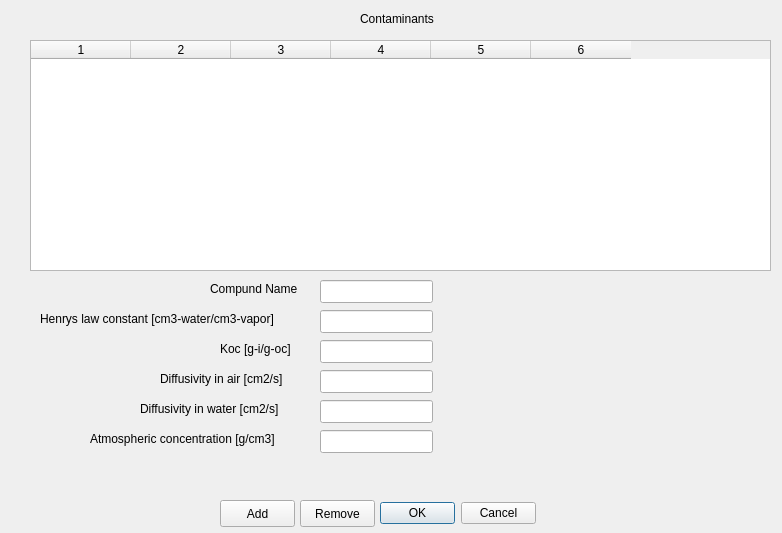
<ui version="4.0" >
 <class>ContaminantDialog</class>
 <widget class="QDialog" name="ContaminantDialog" >
  <property name="geometry" >
   <rect>
    <x>0</x>
    <y>0</y>
    <width>782</width>
    <height>533</height>
   </rect>
  </property>
  <property name="windowTitle" >
   <string>Contaminants</string>
  </property>
  <widget class="QPushButton" name="removeButton" >
   <property name="geometry" >
    <rect>
     <x>300</x>
     <y>500</y>
     <width>75</width>
     <height>27</height>
    </rect>
   </property>
   <property name="text" >
    <string>Remove</string>
   </property>
  </widget>
  <widget class="QPushButton" name="addButton" >
   <property name="geometry" >
    <rect>
     <x>220</x>
     <y>500</y>
     <width>75</width>
     <height>27</height>
    </rect>
   </property>
   <property name="text" >
    <string>Add</string>
   </property>
  </widget>
  <widget class="QTableWidget" name="_contaminantTable" >
   <property name="geometry" >
    <rect>
     <x>30</x>
     <y>40</y>
     <width>741</width>
     <height>231</height>
    </rect>
   </property>
   <property name="rowCount" >
    <number>0</number>
   </property>
   <property name="columnCount" >
    <number>6</number>
   </property>
   <column/>
   <column/>
   <column/>
   <column/>
   <column/>
   <column/>
  </widget>
  <widget class="QLineEdit" name="_name" >
   <property name="geometry" >
    <rect>
     <x>320</x>
     <y>280</y>
     <width>113</width>
     <height>23</height>
    </rect>
   </property>
  </widget>
  <widget class="QLabel" name="label" >
   <property name="geometry" >
    <rect>
     <x>210</x>
     <y>280</y>
     <width>91</width>
     <height>18</height>
    </rect>
   </property>
   <property name="text" >
    <string>Compund Name</string>
   </property>
  </widget>
  <widget class="QLabel" name="label_2" >
   <property name="geometry" >
    <rect>
     <x>360</x>
     <y>10</y>
     <width>151</width>
     <height>18</height>
    </rect>
   </property>
   <property name="text" >
    <string>Contaminants</string>
   </property>
  </widget>
  <widget class="QLineEdit" name="_hlaw" >
   <property name="geometry" >
    <rect>
     <x>320</x>
     <y>310</y>
     <width>113</width>
     <height>23</height>
    </rect>
   </property>
  </widget>
  <widget class="QLabel" name="label_3" >
   <property name="geometry" >
    <rect>
     <x>40</x>
     <y>310</y>
     <width>257</width>
     <height>18</height>
    </rect>
   </property>
   <property name="text" >
    <string>Henrys law constant [cm3-water/cm3-vapor]</string>
   </property>
  </widget>
  <widget class="QLabel" name="label_4" >
   <property name="geometry" >
    <rect>
     <x>220</x>
     <y>340</y>
     <width>79</width>
     <height>18</height>
    </rect>
   </property>
   <property name="text" >
    <string>Koc [g-i/g-oc]</string>
   </property>
  </widget>
  <widget class="QLineEdit" name="_koc" >
   <property name="geometry" >
    <rect>
     <x>320</x>
     <y>340</y>
     <width>113</width>
     <height>23</height>
    </rect>
   </property>
  </widget>
  <widget class="QLineEdit" name="_diffAir" >
   <property name="geometry" >
    <rect>
     <x>320</x>
     <y>370</y>
     <width>113</width>
     <height>23</height>
    </rect>
   </property>
  </widget>
  <widget class="QLabel" name="label_5" >
   <property name="geometry" >
    <rect>
     <x>160</x>
     <y>370</y>
     <width>141</width>
     <height>18</height>
    </rect>
   </property>
   <property name="text" >
    <string>Diffusivity in air [cm2/s]</string>
   </property>
  </widget>
  <widget class="QLabel" name="label_6" >
   <property name="geometry" >
    <rect>
     <x>140</x>
     <y>400</y>
     <width>161</width>
     <height>18</height>
    </rect>
   </property>
   <property name="text" >
    <string>Diffusivity in water [cm2/s]</string>
   </property>
  </widget>
  <widget class="QLineEdit" name="_diffWater" >
   <property name="geometry" >
    <rect>
     <x>320</x>
     <y>400</y>
     <width>113</width>
     <height>23</height>
    </rect>
   </property>
  </widget>
  <widget class="QLineEdit" name="_atmoConc" >
   <property name="geometry" >
    <rect>
     <x>320</x>
     <y>430</y>
     <width>113</width>
     <height>23</height>
    </rect>
   </property>
  </widget>
  <widget class="QLabel" name="label_7" >
   <property name="geometry" >
    <rect>
     <x>90</x>
     <y>430</y>
     <width>201</width>
     <height>18</height>
    </rect>
   </property>
   <property name="text" >
    <string>Atmospheric concentration [g/cm3]</string>
   </property>
  </widget>
  <widget class="QDialogButtonBox" name="okCancelButton" >
   <property name="geometry" >
    <rect>
     <x>380</x>
     <y>500</y>
     <width>156</width>
     <height>27</height>
    </rect>
   </property>
   <property name="standardButtons" >
    <set>QDialogButtonBox::Cancel|QDialogButtonBox::NoButton|QDialogButtonBox::Ok</set>
   </property>
  </widget>
 </widget>
 <resources/>
 <connections>
  <connection>
   <sender>okCancelButton</sender>
   <signal>accepted()</signal>
   <receiver>ContaminantDialog</receiver>
   <slot>accept()</slot>
   <hints>
    <hint type="sourcelabel" >
     <x>357</x>
     <y>363</y>
    </hint>
    <hint type="destinationlabel" >
     <x>286</x>
     <y>202</y>
    </hint>
   </hints>
  </connection>
  <connection>
   <sender>okCancelButton</sender>
   <signal>rejected()</signal>
   <receiver>ContaminantDialog</receiver>
   <slot>reject()</slot>
   <hints>
    <hint type="sourcelabel" >
     <x>357</x>
     <y>363</y>
    </hint>
    <hint type="destinationlabel" >
     <x>286</x>
     <y>202</y>
    </hint>
   </hints>
  </connection>
 </connections>
</ui>
